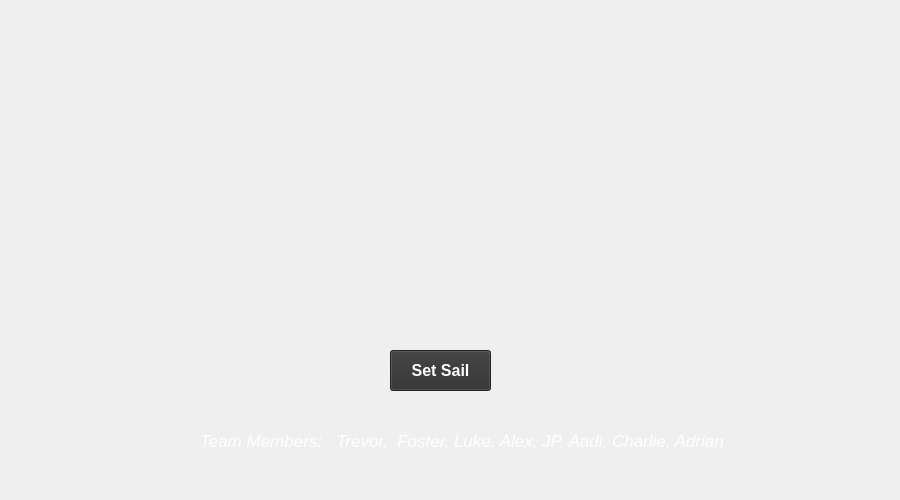
<?xml version="1.0" encoding="UTF-8"?>
<ui version="4.0">
 <class>WelcomePage</class>
 <widget class="QWidget" name="WelcomePage">
  <property name="geometry">
   <rect>
    <x>0</x>
    <y>0</y>
    <width>900</width>
    <height>500</height>
   </rect>
  </property>
  <property name="windowTitle">
   <string>Form</string>
  </property>
  <widget class="QLabel" name="label">
   <property name="geometry">
    <rect>
     <x>-90</x>
     <y>0</y>
     <width>1051</width>
     <height>501</height>
    </rect>
   </property>
   <property name="text">
    <string/>
   </property>
   <property name="pixmap">
    <pixmap resource="img.qrc">:/res/images/bbalogo.png</pixmap>
   </property>
   <property name="scaledContents">
    <bool>true</bool>
   </property>
  </widget>
  <widget class="QPushButton" name="continueButton">
   <property name="geometry">
    <rect>
     <x>390</x>
     <y>350</y>
     <width>101</width>
     <height>41</height>
    </rect>
   </property>
   <property name="font">
    <font>
     <pointsize>12</pointsize>
     <bold>true</bold>
    </font>
   </property>
   <property name="styleSheet">
    <string notr="true">background-color: #2f2f31;
color: white; 
</string>
   </property>
   <property name="text">
    <string>Set Sail</string>
   </property>
  </widget>
  <widget class="QLabel" name="creditsLabel">
   <property name="geometry">
    <rect>
     <x>200</x>
     <y>420</y>
     <width>551</width>
     <height>41</height>
    </rect>
   </property>
   <property name="font">
    <font>
     <pointsize>13</pointsize>
     <italic>true</italic>
     <bold>false</bold>
     <underline>false</underline>
    </font>
   </property>
   <property name="styleSheet">
    <string notr="true">color: white; </string>
   </property>
   <property name="text">
    <string>Team Members:   Trevor,  Foster, Luke, Alex, JP, Aadi, Charlie, Adrian</string>
   </property>
  </widget>
 </widget>
 <resources>
  <include location="img.qrc"/>
 </resources>
 <connections/>
</ui>
